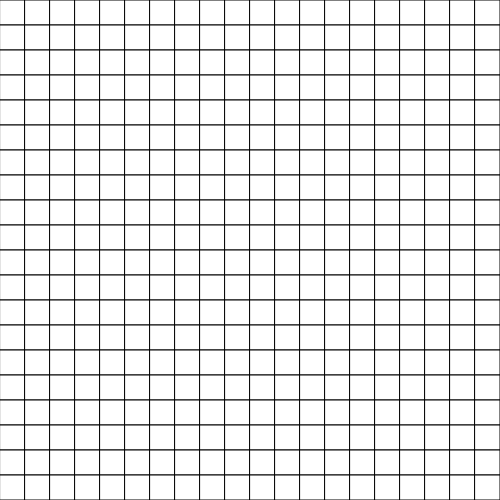
Frame 1 (no input)
Frame 60 (no input): identical to frame 1, image omitted
Frame 120 (the mouse pressed at the canvas centre since frame 60): identical to frame 1, image omitted

The p5.js sketch that drew this single still picture (run headless with seeded random() and noise() and a simulated clock; from frame 60 on, the mouse is pressed at the canvas centre):

// p5.js sketch
// ── sketch.js
let rows = 20;
let columns = 20;
let grid = new Array(rows);
let cellWidth;
let cellHeight;


function setup() {
  createCanvas(500,500);
  background(51)
  cellWidth = width / rows;
  cellHeight = height / rows;
  init_grid(rows, columns);
  show_grid()
}

function draw() {
  
}



function init_grid(rows, columns) {
  for (let i = 0; i < rows; i ++) {
    grid[i] = new Array(columns);
    for (let j = 0; j < columns; j ++) {
      grid[i][j] = new Cell(i,j)
    }
  }
}

  // visualise grid
function show_grid() {
  for (let i = 0; i < rows; i++) {
    for (let j = 0; j < columns; j ++) {
      grid[i][j].show(255, cellWidth, cellHeight);
    }
  }
}

// ── Cell.js
class Cell {
  constructor(x, y) {
    this.x = x;
    this.y = y;
  }

  show(colour, w, h) {
    fill(colour)
    rect(this.x * w, this.y * h, w, h);
  }
}
